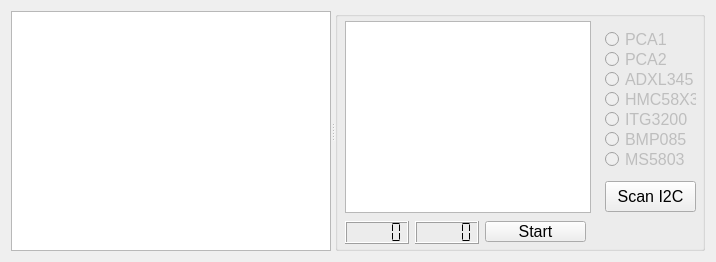
      <widget class="QWidget" name="mainTab">
       <attribute name="title">
        <string>Main</string>
       </attribute>
       <layout class="QHBoxLayout" name="horizontalLayout">
        <item>
         <widget class="QSplitter" name="splitter">
          <property name="orientation">
           <enum>Qt::Horizontal</enum>
          </property>
          <widget class="QGraphicsView" name="mainView">
           <property name="sizePolicy">
            <sizepolicy hsizetype="Preferred" vsizetype="Preferred">
             <horstretch>0</horstretch>
             <verstretch>0</verstretch>
            </sizepolicy>
           </property>
           <property name="minimumSize">
            <size>
             <width>320</width>
             <height>240</height>
            </size>
           </property>
           <property name="lineWidth">
            <number>0</number>
           </property>
           <property name="verticalScrollBarPolicy">
            <enum>Qt::ScrollBarAlwaysOff</enum>
           </property>
           <property name="horizontalScrollBarPolicy">
            <enum>Qt::ScrollBarAlwaysOff</enum>
           </property>
          </widget>
          <widget class="QGroupBox" name="groupBox">
           <property name="sizePolicy">
            <sizepolicy hsizetype="Maximum" vsizetype="Expanding">
             <horstretch>0</horstretch>
             <verstretch>0</verstretch>
            </sizepolicy>
           </property>
           <property name="minimumSize">
            <size>
             <width>370</width>
             <height>0</height>
            </size>
           </property>
           <property name="maximumSize">
            <size>
             <width>370</width>
             <height>16777215</height>
            </size>
           </property>
           <property name="font">
            <font>
             <family>MS UI Gothic</family>
             <pointsize>12</pointsize>
             <weight>50</weight>
             <bold>false</bold>
            </font>
           </property>
           <property name="autoFillBackground">
            <bool>false</bool>
           </property>
           <property name="title">
            <string/>
           </property>
           <widget class="QGraphicsView" name="extraView">
            <property name="geometry">
             <rect>
              <x>10</x>
              <y>10</y>
              <width>246</width>
              <height>192</height>
             </rect>
            </property>
            <property name="sizePolicy">
             <sizepolicy hsizetype="Minimum" vsizetype="Fixed">
              <horstretch>0</horstretch>
              <verstretch>0</verstretch>
             </sizepolicy>
            </property>
            <property name="minimumSize">
             <size>
              <width>246</width>
              <height>192</height>
             </size>
            </property>
            <property name="maximumSize">
             <size>
              <width>246</width>
              <height>192</height>
             </size>
            </property>
            <property name="layoutDirection">
             <enum>Qt::LeftToRight</enum>
            </property>
            <property name="alignment">
             <set>Qt::AlignHCenter|Qt::AlignTop</set>
            </property>
           </widget>
           <widget class="QPushButton" name="startButton">
            <property name="geometry">
             <rect>
              <x>150</x>
              <y>210</y>
              <width>101</width>
              <height>21</height>
             </rect>
            </property>
            <property name="text">
             <string>Start</string>
            </property>
           </widget>
           <widget class="QLCDNumber" name="minutesLCDNumber">
            <property name="geometry">
             <rect>
              <x>10</x>
              <y>210</y>
              <width>64</width>
              <height>23</height>
             </rect>
            </property>
            <property name="segmentStyle">
             <enum>QLCDNumber::Flat</enum>
            </property>
            <property name="value" stdset="0">
             <double>0.000000000000000</double>
            </property>
           </widget>
           <widget class="QLCDNumber" name="secondsLCDNumber">
            <property name="geometry">
             <rect>
              <x>80</x>
              <y>210</y>
              <width>64</width>
              <height>23</height>
             </rect>
            </property>
            <property name="segmentStyle">
             <enum>QLCDNumber::Flat</enum>
            </property>
           </widget>
           <widget class="QPushButton" name="connectButton">
            <property name="geometry">
             <rect>
              <x>0</x>
              <y>550</y>
              <width>71</width>
              <height>31</height>
             </rect>
            </property>
            <property name="text">
             <string>connect</string>
            </property>
           </widget>
           <widget class="QPushButton" name="disconnectButton">
            <property name="geometry">
             <rect>
              <x>70</x>
              <y>550</y>
              <width>91</width>
              <height>31</height>
             </rect>
            </property>
            <property name="text">
             <string>Disconnect</string>
            </property>
           </widget>
           <widget class="QDial" name="heading">
            <property name="geometry">
             <rect>
              <x>10</x>
              <y>370</y>
              <width>101</width>
              <height>101</height>
             </rect>
            </property>
            <property name="mouseTracking">
             <bool>false</bool>
            </property>
            <property name="minimum">
             <number>-180</number>
            </property>
            <property name="maximum">
             <number>180</number>
            </property>
            <property name="wrapping">
             <bool>true</bool>
            </property>
            <property name="notchesVisible">
             <bool>true</bool>
            </property>
           </widget>
           <widget class="QLabel" name="headingLabel">
            <property name="geometry">
             <rect>
              <x>40</x>
              <y>410</y>
              <width>41</width>
              <height>21</height>
             </rect>
            </property>
            <property name="text">
             <string>0</string>
            </property>
            <property name="alignment">
             <set>Qt::AlignCenter</set>
            </property>
           </widget>
           <widget class="QLabel" name="headingTitleLabel">
            <property name="geometry">
             <rect>
              <x>30</x>
              <y>480</y>
              <width>61</width>
              <height>21</height>
             </rect>
            </property>
            <property name="text">
             <string>Heading</string>
            </property>
           </widget>
           <widget class="QRadioButton" name="radioPCA1">
            <property name="enabled">
             <bool>false</bool>
            </property>
            <property name="geometry">
             <rect>
              <x>270</x>
              <y>20</y>
              <width>91</width>
              <height>17</height>
             </rect>
            </property>
            <property name="text">
             <string>PCA1</string>
            </property>
            <property name="checkable">
             <bool>true</bool>
            </property>
            <property name="autoExclusive">
             <bool>false</bool>
            </property>
           </widget>
           <widget class="QRadioButton" name="radioPCA2">
            <property name="enabled">
             <bool>false</bool>
            </property>
            <property name="geometry">
             <rect>
              <x>270</x>
              <y>40</y>
              <width>91</width>
              <height>17</height>
             </rect>
            </property>
            <property name="text">
             <string>PCA2</string>
            </property>
            <property name="checkable">
             <bool>true</bool>
            </property>
            <property name="autoExclusive">
             <bool>false</bool>
            </property>
           </widget>
           <widget class="QRadioButton" name="radioADXL345">
            <property name="enabled">
             <bool>false</bool>
            </property>
            <property name="geometry">
             <rect>
              <x>270</x>
              <y>60</y>
              <width>91</width>
              <height>17</height>
             </rect>
            </property>
            <property name="text">
             <string>ADXL345</string>
            </property>
            <property name="checkable">
             <bool>true</bool>
            </property>
            <property name="autoExclusive">
             <bool>false</bool>
            </property>
           </widget>
           <widget class="QRadioButton" name="radioHMC58X3">
            <property name="enabled">
             <bool>false</bool>
            </property>
            <property name="geometry">
             <rect>
              <x>270</x>
              <y>80</y>
              <width>91</width>
              <height>17</height>
             </rect>
            </property>
            <property name="text">
             <string>HMC58X3</string>
            </property>
            <property name="checkable">
             <bool>true</bool>
            </property>
            <property name="autoExclusive">
             <bool>false</bool>
            </property>
           </widget>
           <widget class="QRadioButton" name="radioITG3200">
            <property name="enabled">
             <bool>false</bool>
            </property>
            <property name="geometry">
             <rect>
              <x>270</x>
              <y>100</y>
              <width>91</width>
              <height>17</height>
             </rect>
            </property>
            <property name="text">
             <string>ITG3200</string>
            </property>
            <property name="checkable">
             <bool>true</bool>
            </property>
            <property name="autoExclusive">
             <bool>false</bool>
            </property>
           </widget>
           <widget class="QRadioButton" name="radioBMP085">
            <property name="enabled">
             <bool>false</bool>
            </property>
            <property name="geometry">
             <rect>
              <x>270</x>
              <y>120</y>
              <width>91</width>
              <height>17</height>
             </rect>
            </property>
            <property name="text">
             <string>BMP085</string>
            </property>
            <property name="checkable">
             <bool>true</bool>
            </property>
            <property name="checked">
             <bool>false</bool>
            </property>
            <property name="autoExclusive">
             <bool>false</bool>
            </property>
           </widget>
           <widget class="QRadioButton" name="radioMS5803">
            <property name="enabled">
             <bool>false</bool>
            </property>
            <property name="geometry">
             <rect>
              <x>270</x>
              <y>140</y>
              <width>91</width>
              <height>17</height>
             </rect>
            </property>
            <property name="text">
             <string>MS5803</string>
            </property>
            <property name="checkable">
             <bool>false</bool>
            </property>
            <property name="autoExclusive">
             <bool>false</bool>
            </property>
           </widget>
           <widget class="QPushButton" name="scanI2Cbutton">
            <property name="geometry">
             <rect>
              <x>270</x>
              <y>170</y>
              <width>91</width>
              <height>31</height>
             </rect>
            </property>
            <property name="text">
             <string>Scan I2C</string>
            </property>
           </widget>
           <widget class="QPushButton" name="bluetoothButton">
            <property name="geometry">
             <rect>
              <x>10</x>
              <y>240</y>
              <width>91</width>
              <height>31</height>
             </rect>
            </property>
            <property name="text">
             <string>Bluetooth</string>
            </property>
            <property name="checkable">
             <bool>true</bool>
            </property>
           </widget>
           <widget class="QLabel" name="bluetoothLabel">
            <property name="geometry">
             <rect>
              <x>110</x>
              <y>240</y>
              <width>151</width>
              <height>31</height>
             </rect>
            </property>
            <property name="text">
             <string/>
            </property>
           </widget>
           <widget class="QLabel" name="depthTitleLabel">
            <property name="geometry">
             <rect>
              <x>10</x>
              <y>280</y>
              <width>91</width>
              <height>21</height>
             </rect>
            </property>
            <property name="text">
             <string>Depth</string>
            </property>
           </widget>
           <widget class="QLabel" name="depthValueLabel">
            <property name="geometry">
             <rect>
              <x>110</x>
              <y>280</y>
              <width>91</width>
              <height>21</height>
             </rect>
            </property>
            <property name="text">
             <string>0</string>
            </property>
           </widget>
           <widget class="QLabel" name="orientTitleLabel">
            <property name="geometry">
             <rect>
              <x>10</x>
              <y>310</y>
              <width>91</width>
              <height>21</height>
             </rect>
            </property>
            <property name="text">
             <string>Orientation</string>
            </property>
           </widget>
           <widget class="QLabel" name="psiLabel">
            <property name="geometry">
             <rect>
              <x>110</x>
              <y>310</y>
              <width>71</width>
              <height>21</height>
             </rect>
            </property>
            <property name="text">
             <string>0</string>
            </property>
           </widget>
           <widget class="QLabel" name="thetaLabel">
            <property name="geometry">
             <rect>
              <x>190</x>
              <y>310</y>
              <width>71</width>
              <height>21</height>
             </rect>
            </property>
            <property name="text">
             <string>0</string>
            </property>
           </widget>
           <widget class="QLabel" name="phiLabel">
            <property name="geometry">
             <rect>
              <x>270</x>
              <y>310</y>
              <width>71</width>
              <height>21</height>
             </rect>
            </property>
            <property name="text">
             <string>0</string>
            </property>
           </widget>
           <widget class="QRadioButton" name="flashLightRadioButton">
            <property name="enabled">
             <bool>false</bool>
            </property>
            <property name="geometry">
             <rect>
              <x>10</x>
              <y>340</y>
              <width>161</width>
              <height>21</height>
             </rect>
            </property>
            <property name="text">
             <string>Flashlight state</string>
            </property>
            <property name="checkable">
             <bool>false</bool>
            </property>
           </widget>
           <widget class="QCheckBox" name="autoDepthMainInfoCB">
            <property name="geometry">
             <rect>
              <x>190</x>
              <y>340</y>
              <width>121</width>
              <height>17</height>
             </rect>
            </property>
            <property name="text">
             <string>AutoDepth</string>
            </property>
           </widget>
           <widget class="QCheckBox" name="autoYawMainInfoCB">
            <property name="geometry">
             <rect>
              <x>190</x>
              <y>360</y>
              <width>121</width>
              <height>17</height>
             </rect>
            </property>
            <property name="text">
             <string>AutoYaw</string>
            </property>
           </widget>
          </widget>
         </widget>
        </item>
       </layout>
      </widget>
